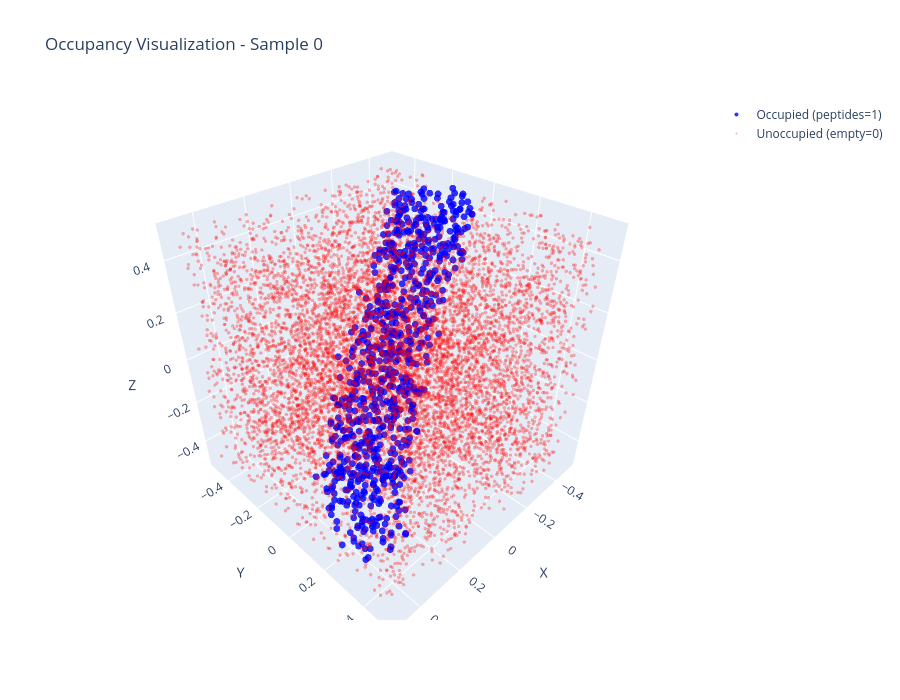

Notebook code for this chart:
### Code cell
# Visualize Occupancy Labeling
sample_idx = 0
sample = train_dataset[sample_idx]

query_points_np = sample['query_points'].numpy()
occupancy_np = sample['occupancy'].numpy()

# Separate occupied vs unoccupied points
occupied_mask = occupancy_np > 0.5
unoccupied_mask = occupancy_np < 0.5

occupied_points = query_points_np[occupied_mask]
unoccupied_points = query_points_np[unoccupied_mask]

print(f"Sample {sample_idx} occupancy distribution:")
print(f"  Occupied points (peptides=1): {occupied_mask.sum()} points")
print(f"  Unoccupied points (empty=0): {unoccupied_mask.sum()} points")

# Create 3D visualization with occupancy points
fig = go.Figure()

# Add occupied points (blue - peptides)
if len(occupied_points) > 0:
    fig.add_trace(go.Scatter3d(
        x=occupied_points[:, 0],
        y=occupied_points[:, 1],
        z=occupied_points[:, 2],
        mode='markers',
        name='Occupied (peptides=1)',
        marker=dict(size=4, color='blue', opacity=0.8)
    ))

# Add unoccupied points (gray - empty space)
if len(unoccupied_points) > 0:
    fig.add_trace(go.Scatter3d(
        x=unoccupied_points[:, 0],
        y=unoccupied_points[:, 1],
        z=unoccupied_points[:, 2],
        mode='markers',
        name='Unoccupied (empty=0)',
        marker=dict(size=2, color='red', opacity=0.3)
    ))

fig.update_layout(
    title=f'Occupancy Visualization - Sample {sample_idx}',
    scene=dict(
        xaxis_title='X',
        yaxis_title='Y',
        zaxis_title='Z',
        aspectmode='data',
    ),
    width=900,
    height=700,
    hovermode='closest'
)
fig.show()

print(f"\n✓ Occupancy visualization complete")
print(f"✓ Blue points = actual peptide centroids (occupancy=1)")
print(f"✓ Gray points = random empty space (occupancy=0)")

### Figure 1 — Plotly figure (JSON) as saved in the notebook; plotly's stock layout.template omitted (floating-point values rounded to 4 significant figures; data arrays with more than 128 entries replaced by an {"elided": "..."} marker saying what was removed)
{"data": [{"marker": {"color": "blue", "opacity": 0.8, "size": 4}, "mode": "markers", "name": "Occupied (peptides=1)", "type": "scatter3d", "x": {"elided": "784 float values"}, "y": {"elided": "784 float values"}, "z": {"elided": "784 float values"}}, {"marker": {"color": "red", "opacity": 0.3, "size": 2}, "mode": "markers", "name": "Unoccupied (empty=0)", "type": "scatter3d", "x": {"elided": "9216 float values"}, "y": {"elided": "9216 float values"}, "z": {"elided": "9216 float values"}}], "layout": {"height": 700, "hovermode": "closest", "scene": {"aspectmode": "data", "xaxis": {"title": {"text": "X"}}, "yaxis": {"title": {"text": "Y"}}, "zaxis": {"title": {"text": "Z"}}}, "title": {"text": "Occupancy Visualization - Sample 0"}, "width": 900}}
